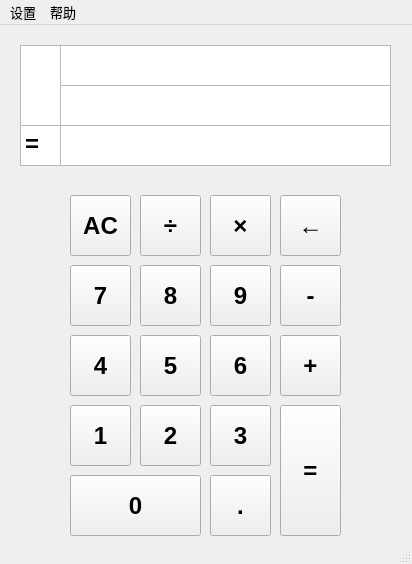
<?xml version="1.0" encoding="UTF-8"?>
<ui version="4.0">
 <class>MainWindow</class>
 <widget class="QMainWindow" name="MainWindow">
  <property name="geometry">
   <rect>
    <x>0</x>
    <y>0</y>
    <width>412</width>
    <height>564</height>
   </rect>
  </property>
  <property name="sizePolicy">
   <sizepolicy hsizetype="Fixed" vsizetype="Fixed">
    <horstretch>0</horstretch>
    <verstretch>0</verstretch>
   </sizepolicy>
  </property>
  <property name="windowTitle">
   <string>MainWindow</string>
  </property>
  <widget class="QWidget" name="centralwidget">
   <widget class="QPushButton" name="pushButton">
    <property name="geometry">
     <rect>
      <x>70</x>
      <y>380</y>
      <width>61</width>
      <height>61</height>
     </rect>
    </property>
    <property name="font">
     <font>
      <pointsize>18</pointsize>
      <bold>true</bold>
     </font>
    </property>
    <property name="text">
     <string>1</string>
    </property>
   </widget>
   <widget class="QPushButton" name="pushButton_2">
    <property name="geometry">
     <rect>
      <x>140</x>
      <y>380</y>
      <width>61</width>
      <height>61</height>
     </rect>
    </property>
    <property name="font">
     <font>
      <pointsize>18</pointsize>
      <bold>true</bold>
     </font>
    </property>
    <property name="text">
     <string>2</string>
    </property>
   </widget>
   <widget class="QPushButton" name="pushButton_3">
    <property name="geometry">
     <rect>
      <x>210</x>
      <y>380</y>
      <width>61</width>
      <height>61</height>
     </rect>
    </property>
    <property name="font">
     <font>
      <pointsize>18</pointsize>
      <bold>true</bold>
     </font>
    </property>
    <property name="text">
     <string>3</string>
    </property>
   </widget>
   <widget class="QPushButton" name="pushButton_4">
    <property name="geometry">
     <rect>
      <x>70</x>
      <y>310</y>
      <width>61</width>
      <height>61</height>
     </rect>
    </property>
    <property name="font">
     <font>
      <pointsize>18</pointsize>
      <bold>true</bold>
     </font>
    </property>
    <property name="text">
     <string>4</string>
    </property>
   </widget>
   <widget class="QPushButton" name="pushButton_5">
    <property name="geometry">
     <rect>
      <x>140</x>
      <y>310</y>
      <width>61</width>
      <height>61</height>
     </rect>
    </property>
    <property name="font">
     <font>
      <pointsize>18</pointsize>
      <bold>true</bold>
     </font>
    </property>
    <property name="text">
     <string>5</string>
    </property>
   </widget>
   <widget class="QPushButton" name="pushButton_6">
    <property name="geometry">
     <rect>
      <x>210</x>
      <y>310</y>
      <width>61</width>
      <height>61</height>
     </rect>
    </property>
    <property name="font">
     <font>
      <pointsize>18</pointsize>
      <bold>true</bold>
     </font>
    </property>
    <property name="text">
     <string>6</string>
    </property>
   </widget>
   <widget class="QPushButton" name="pushButton_7">
    <property name="geometry">
     <rect>
      <x>70</x>
      <y>240</y>
      <width>61</width>
      <height>61</height>
     </rect>
    </property>
    <property name="font">
     <font>
      <pointsize>18</pointsize>
      <bold>true</bold>
     </font>
    </property>
    <property name="text">
     <string>7</string>
    </property>
   </widget>
   <widget class="QPushButton" name="pushButton_8">
    <property name="geometry">
     <rect>
      <x>140</x>
      <y>240</y>
      <width>61</width>
      <height>61</height>
     </rect>
    </property>
    <property name="font">
     <font>
      <pointsize>18</pointsize>
      <bold>true</bold>
     </font>
    </property>
    <property name="text">
     <string>8</string>
    </property>
   </widget>
   <widget class="QPushButton" name="pushButton_9">
    <property name="geometry">
     <rect>
      <x>210</x>
      <y>240</y>
      <width>61</width>
      <height>61</height>
     </rect>
    </property>
    <property name="font">
     <font>
      <pointsize>18</pointsize>
      <bold>true</bold>
     </font>
    </property>
    <property name="text">
     <string>9</string>
    </property>
   </widget>
   <widget class="QPushButton" name="pushButton_10">
    <property name="geometry">
     <rect>
      <x>70</x>
      <y>450</y>
      <width>131</width>
      <height>61</height>
     </rect>
    </property>
    <property name="font">
     <font>
      <pointsize>18</pointsize>
      <bold>true</bold>
     </font>
    </property>
    <property name="text">
     <string>0</string>
    </property>
   </widget>
   <widget class="QPushButton" name="pushButton_11">
    <property name="geometry">
     <rect>
      <x>210</x>
      <y>450</y>
      <width>61</width>
      <height>61</height>
     </rect>
    </property>
    <property name="font">
     <font>
      <pointsize>18</pointsize>
      <bold>true</bold>
     </font>
    </property>
    <property name="text">
     <string>.</string>
    </property>
   </widget>
   <widget class="QPushButton" name="pushButton_12">
    <property name="geometry">
     <rect>
      <x>280</x>
      <y>310</y>
      <width>61</width>
      <height>61</height>
     </rect>
    </property>
    <property name="font">
     <font>
      <family>Microsoft YaHei UI</family>
      <pointsize>18</pointsize>
      <bold>true</bold>
     </font>
    </property>
    <property name="text">
     <string>+</string>
    </property>
   </widget>
   <widget class="QPushButton" name="pushButton_13">
    <property name="geometry">
     <rect>
      <x>280</x>
      <y>380</y>
      <width>61</width>
      <height>131</height>
     </rect>
    </property>
    <property name="baseSize">
     <size>
      <width>0</width>
      <height>2</height>
     </size>
    </property>
    <property name="font">
     <font>
      <family>Microsoft YaHei UI</family>
      <pointsize>18</pointsize>
      <bold>true</bold>
     </font>
    </property>
    <property name="text">
     <string>=</string>
    </property>
   </widget>
   <widget class="QPushButton" name="pushButton_14">
    <property name="geometry">
     <rect>
      <x>280</x>
      <y>240</y>
      <width>61</width>
      <height>61</height>
     </rect>
    </property>
    <property name="font">
     <font>
      <family>Microsoft YaHei UI</family>
      <pointsize>18</pointsize>
      <bold>true</bold>
     </font>
    </property>
    <property name="text">
     <string>-</string>
    </property>
   </widget>
   <widget class="QPushButton" name="pushButton_15">
    <property name="geometry">
     <rect>
      <x>210</x>
      <y>170</y>
      <width>61</width>
      <height>61</height>
     </rect>
    </property>
    <property name="baseSize">
     <size>
      <width>0</width>
      <height>0</height>
     </size>
    </property>
    <property name="font">
     <font>
      <family>Microsoft YaHei UI</family>
      <pointsize>18</pointsize>
      <bold>true</bold>
     </font>
    </property>
    <property name="text">
     <string>×</string>
    </property>
    <property name="shortcut">
     <string>*</string>
    </property>
   </widget>
   <widget class="QPushButton" name="pushButton_16">
    <property name="geometry">
     <rect>
      <x>140</x>
      <y>170</y>
      <width>61</width>
      <height>61</height>
     </rect>
    </property>
    <property name="baseSize">
     <size>
      <width>0</width>
      <height>0</height>
     </size>
    </property>
    <property name="font">
     <font>
      <family>Microsoft YaHei UI</family>
      <pointsize>18</pointsize>
      <bold>true</bold>
     </font>
    </property>
    <property name="text">
     <string>÷</string>
    </property>
   </widget>
   <widget class="QPushButton" name="pushButton_17">
    <property name="geometry">
     <rect>
      <x>280</x>
      <y>170</y>
      <width>61</width>
      <height>61</height>
     </rect>
    </property>
    <property name="font">
     <font>
      <family>Microsoft YaHei UI</family>
      <pointsize>18</pointsize>
      <bold>true</bold>
     </font>
    </property>
    <property name="text">
     <string>←</string>
    </property>
   </widget>
   <widget class="QPushButton" name="pushButton_18">
    <property name="geometry">
     <rect>
      <x>70</x>
      <y>170</y>
      <width>61</width>
      <height>61</height>
     </rect>
    </property>
    <property name="baseSize">
     <size>
      <width>0</width>
      <height>0</height>
     </size>
    </property>
    <property name="font">
     <font>
      <pointsize>18</pointsize>
      <bold>true</bold>
     </font>
    </property>
    <property name="text">
     <string>AC</string>
    </property>
    <property name="shortcut">
     <string>Del</string>
    </property>
   </widget>
   <widget class="QTextBrowser" name="textBrowser">
    <property name="geometry">
     <rect>
      <x>60</x>
      <y>20</y>
      <width>331</width>
      <height>41</height>
     </rect>
    </property>
    <property name="font">
     <font>
      <pointsize>10</pointsize>
      <bold>true</bold>
     </font>
    </property>
    <property name="layoutDirection">
     <enum>Qt::RightToLeft</enum>
    </property>
    <property name="lineWidth">
     <number>2</number>
    </property>
    <property name="html">
     <string>&lt;!DOCTYPE HTML PUBLIC &quot;-//W3C//DTD HTML 4.0//EN&quot; &quot;http://www.w3.org/TR/REC-html40/strict.dtd&quot;&gt;
&lt;html&gt;&lt;head&gt;&lt;meta name=&quot;qrichtext&quot; content=&quot;1&quot; /&gt;&lt;meta charset=&quot;utf-8&quot; /&gt;&lt;style type=&quot;text/css&quot;&gt;
p, li { white-space: pre-wrap; }
hr { height: 1px; border-width: 0; }
li.unchecked::marker { content: &quot;\2610&quot;; }
li.checked::marker { content: &quot;\2612&quot;; }
&lt;/style&gt;&lt;/head&gt;&lt;body style=&quot; font-family:'Microsoft YaHei UI'; font-size:10pt; font-weight:700; font-style:normal;&quot;&gt;
&lt;p align=&quot;right&quot; style=&quot;-qt-paragraph-type:empty; margin-top:0px; margin-bottom:0px; margin-left:0px; margin-right:0px; -qt-block-indent:0; text-indent:0px; font-size:9pt; font-weight:400;&quot;&gt;&lt;br /&gt;&lt;/p&gt;&lt;/body&gt;&lt;/html&gt;</string>
    </property>
   </widget>
   <widget class="QTextBrowser" name="textBrowser_2">
    <property name="geometry">
     <rect>
      <x>20</x>
      <y>100</y>
      <width>41</width>
      <height>41</height>
     </rect>
    </property>
    <property name="font">
     <font>
      <pointsize>18</pointsize>
      <bold>true</bold>
     </font>
    </property>
    <property name="html">
     <string>&lt;!DOCTYPE HTML PUBLIC &quot;-//W3C//DTD HTML 4.0//EN&quot; &quot;http://www.w3.org/TR/REC-html40/strict.dtd&quot;&gt;
&lt;html&gt;&lt;head&gt;&lt;meta name=&quot;qrichtext&quot; content=&quot;1&quot; /&gt;&lt;meta charset=&quot;utf-8&quot; /&gt;&lt;style type=&quot;text/css&quot;&gt;
p, li { white-space: pre-wrap; }
hr { height: 1px; border-width: 0; }
li.unchecked::marker { content: &quot;\2610&quot;; }
li.checked::marker { content: &quot;\2612&quot;; }
&lt;/style&gt;&lt;/head&gt;&lt;body style=&quot; font-family:'Microsoft YaHei UI'; font-size:18pt; font-weight:700; font-style:normal;&quot;&gt;
&lt;p style=&quot; margin-top:0px; margin-bottom:0px; margin-left:0px; margin-right:0px; -qt-block-indent:0; text-indent:0px;&quot;&gt;=&lt;/p&gt;&lt;/body&gt;&lt;/html&gt;</string>
    </property>
   </widget>
   <widget class="QTextBrowser" name="textBrowser_3">
    <property name="geometry">
     <rect>
      <x>60</x>
      <y>100</y>
      <width>331</width>
      <height>41</height>
     </rect>
    </property>
    <property name="baseSize">
     <size>
      <width>0</width>
      <height>0</height>
     </size>
    </property>
    <property name="font">
     <font>
      <pointsize>10</pointsize>
      <bold>true</bold>
     </font>
    </property>
    <property name="layoutDirection">
     <enum>Qt::RightToLeft</enum>
    </property>
    <property name="html">
     <string>&lt;!DOCTYPE HTML PUBLIC &quot;-//W3C//DTD HTML 4.0//EN&quot; &quot;http://www.w3.org/TR/REC-html40/strict.dtd&quot;&gt;
&lt;html&gt;&lt;head&gt;&lt;meta name=&quot;qrichtext&quot; content=&quot;1&quot; /&gt;&lt;meta charset=&quot;utf-8&quot; /&gt;&lt;style type=&quot;text/css&quot;&gt;
p, li { white-space: pre-wrap; }
hr { height: 1px; border-width: 0; }
li.unchecked::marker { content: &quot;\2610&quot;; }
li.checked::marker { content: &quot;\2612&quot;; }
&lt;/style&gt;&lt;/head&gt;&lt;body style=&quot; font-family:'Microsoft YaHei UI'; font-size:10pt; font-weight:700; font-style:normal;&quot;&gt;
&lt;p align=&quot;right&quot; style=&quot;-qt-paragraph-type:empty; margin-top:0px; margin-bottom:0px; margin-left:0px; margin-right:0px; -qt-block-indent:0; text-indent:0px; font-size:9pt; font-weight:400;&quot;&gt;&lt;br /&gt;&lt;/p&gt;&lt;/body&gt;&lt;/html&gt;</string>
    </property>
   </widget>
   <widget class="QTextBrowser" name="textBrowser_4">
    <property name="geometry">
     <rect>
      <x>60</x>
      <y>60</y>
      <width>331</width>
      <height>41</height>
     </rect>
    </property>
    <property name="font">
     <font>
      <pointsize>10</pointsize>
      <bold>true</bold>
     </font>
    </property>
    <property name="html">
     <string>&lt;!DOCTYPE HTML PUBLIC &quot;-//W3C//DTD HTML 4.0//EN&quot; &quot;http://www.w3.org/TR/REC-html40/strict.dtd&quot;&gt;
&lt;html&gt;&lt;head&gt;&lt;meta name=&quot;qrichtext&quot; content=&quot;1&quot; /&gt;&lt;meta charset=&quot;utf-8&quot; /&gt;&lt;style type=&quot;text/css&quot;&gt;
p, li { white-space: pre-wrap; }
hr { height: 1px; border-width: 0; }
li.unchecked::marker { content: &quot;\2610&quot;; }
li.checked::marker { content: &quot;\2612&quot;; }
&lt;/style&gt;&lt;/head&gt;&lt;body style=&quot; font-family:'Microsoft YaHei UI'; font-size:10pt; font-weight:700; font-style:normal;&quot;&gt;
&lt;p align=&quot;right&quot; style=&quot;-qt-paragraph-type:empty; margin-top:0px; margin-bottom:0px; margin-left:0px; margin-right:0px; -qt-block-indent:0; text-indent:0px; font-size:9pt; font-weight:400;&quot;&gt;&lt;br /&gt;&lt;/p&gt;&lt;/body&gt;&lt;/html&gt;</string>
    </property>
   </widget>
   <widget class="QTextBrowser" name="textBrowser_5">
    <property name="geometry">
     <rect>
      <x>20</x>
      <y>20</y>
      <width>41</width>
      <height>81</height>
     </rect>
    </property>
    <property name="font">
     <font>
      <pointsize>14</pointsize>
      <bold>true</bold>
     </font>
    </property>
    <property name="html">
     <string>&lt;!DOCTYPE HTML PUBLIC &quot;-//W3C//DTD HTML 4.0//EN&quot; &quot;http://www.w3.org/TR/REC-html40/strict.dtd&quot;&gt;
&lt;html&gt;&lt;head&gt;&lt;meta name=&quot;qrichtext&quot; content=&quot;1&quot; /&gt;&lt;meta charset=&quot;utf-8&quot; /&gt;&lt;style type=&quot;text/css&quot;&gt;
p, li { white-space: pre-wrap; }
hr { height: 1px; border-width: 0; }
li.unchecked::marker { content: &quot;\2610&quot;; }
li.checked::marker { content: &quot;\2612&quot;; }
&lt;/style&gt;&lt;/head&gt;&lt;body style=&quot; font-family:'Microsoft YaHei UI'; font-size:14pt; font-weight:700; font-style:normal;&quot;&gt;
&lt;p align=&quot;center&quot; style=&quot;-qt-paragraph-type:empty; margin-top:0px; margin-bottom:0px; margin-left:0px; margin-right:0px; -qt-block-indent:0; text-indent:0px; font-size:9pt; font-weight:400;&quot;&gt;&lt;br /&gt;&lt;/p&gt;&lt;/body&gt;&lt;/html&gt;</string>
    </property>
   </widget>
  </widget>
  <widget class="QStatusBar" name="statusbar"/>
  <widget class="QMenuBar" name="menuBar">
   <property name="geometry">
    <rect>
     <x>0</x>
     <y>0</y>
     <width>412</width>
     <height>18</height>
    </rect>
   </property>
   <property name="baseSize">
    <size>
     <width>0</width>
     <height>3</height>
    </size>
   </property>
   <property name="font">
    <font>
     <pointsize>10</pointsize>
    </font>
   </property>
   <widget class="QMenu" name="menu1">
    <property name="geometry">
     <rect>
      <x>300</x>
      <y>88</y>
      <width>90</width>
      <height>57</height>
     </rect>
    </property>
    <property name="baseSize">
     <size>
      <width>0</width>
      <height>0</height>
     </size>
    </property>
    <property name="font">
     <font>
      <pointsize>9</pointsize>
      <bold>false</bold>
     </font>
    </property>
    <property name="toolTip">
     <string>仅除不尽时</string>
    </property>
    <property name="title">
     <string comment="setting">设置</string>
    </property>
    <addaction name="action11"/>
   </widget>
   <widget class="QMenu" name="menu2">
    <property name="baseSize">
     <size>
      <width>0</width>
      <height>0</height>
     </size>
    </property>
    <property name="font">
     <font>
      <pointsize>10</pointsize>
     </font>
    </property>
    <property name="title">
     <string>帮助</string>
    </property>
    <addaction name="action21"/>
    <addaction name="action22"/>
   </widget>
   <addaction name="menu1"/>
   <addaction name="menu2"/>
  </widget>
  <action name="action11">
   <property name="enabled">
    <bool>true</bool>
   </property>
   <property name="text">
    <string>小数位数</string>
   </property>
   <property name="iconText">
    <string>小数位数</string>
   </property>
   <property name="toolTip">
    <string>小数位数</string>
   </property>
   <property name="statusTip">
    <string>仅除不尽时</string>
   </property>
   <property name="shortcut">
    <string>Ctrl+S</string>
   </property>
  </action>
  <action name="action22">
   <property name="text">
    <string>支持</string>
   </property>
   <property name="shortcut">
    <string>Ctrl+H</string>
   </property>
  </action>
  <action name="action21">
   <property name="text">
    <string>提示</string>
   </property>
   <property name="shortcut">
    <string>Ctrl+T</string>
   </property>
  </action>
 </widget>
 <tabstops>
  <tabstop>pushButton_18</tabstop>
  <tabstop>pushButton_16</tabstop>
  <tabstop>pushButton_15</tabstop>
  <tabstop>pushButton_17</tabstop>
  <tabstop>pushButton_7</tabstop>
  <tabstop>pushButton_8</tabstop>
  <tabstop>pushButton_9</tabstop>
  <tabstop>pushButton_14</tabstop>
  <tabstop>pushButton_4</tabstop>
  <tabstop>pushButton_5</tabstop>
  <tabstop>pushButton_6</tabstop>
  <tabstop>pushButton_12</tabstop>
  <tabstop>pushButton</tabstop>
  <tabstop>pushButton_2</tabstop>
  <tabstop>pushButton_3</tabstop>
  <tabstop>pushButton_10</tabstop>
  <tabstop>pushButton_11</tabstop>
  <tabstop>pushButton_13</tabstop>
  <tabstop>textBrowser</tabstop>
  <tabstop>textBrowser_4</tabstop>
  <tabstop>textBrowser_3</tabstop>
  <tabstop>textBrowser_5</tabstop>
  <tabstop>textBrowser_2</tabstop>
 </tabstops>
 <resources/>
 <connections/>
</ui>
